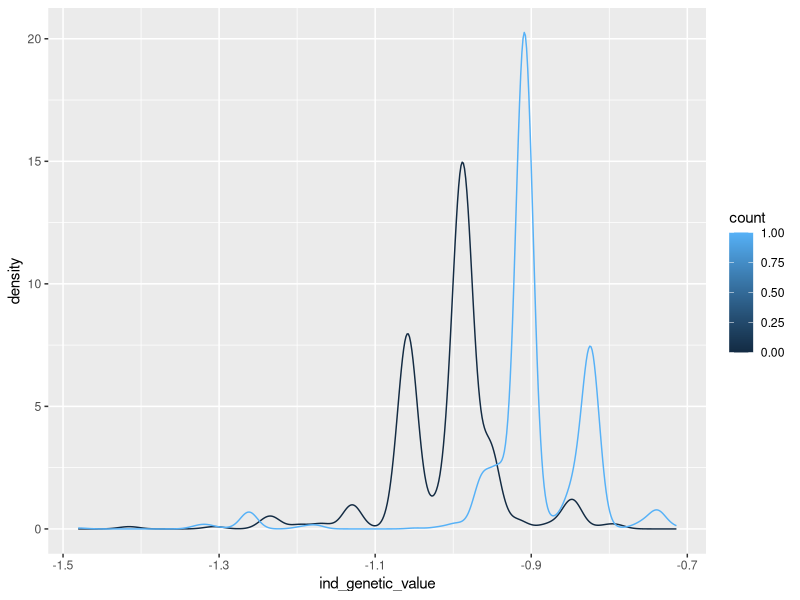
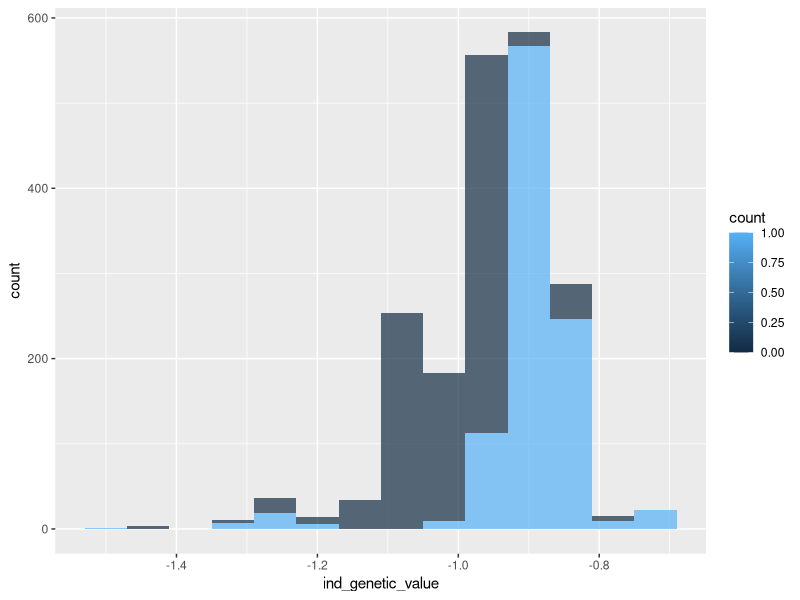
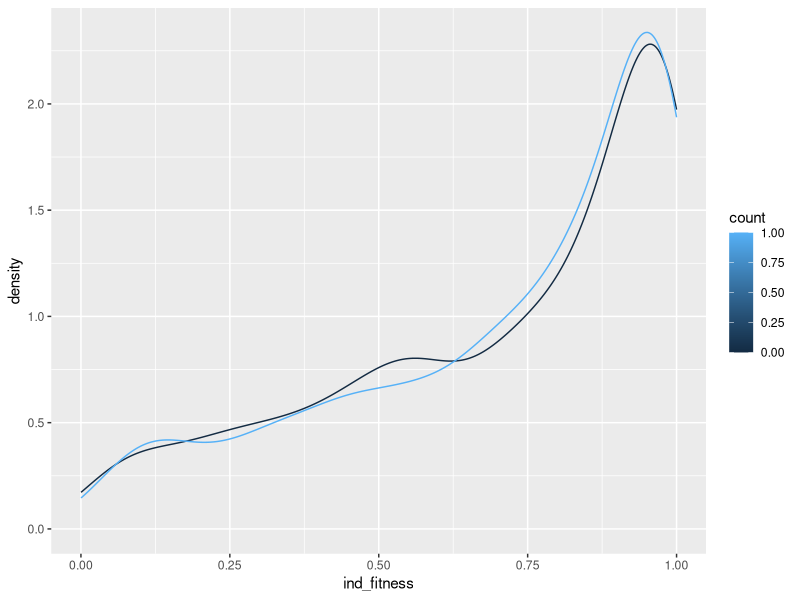
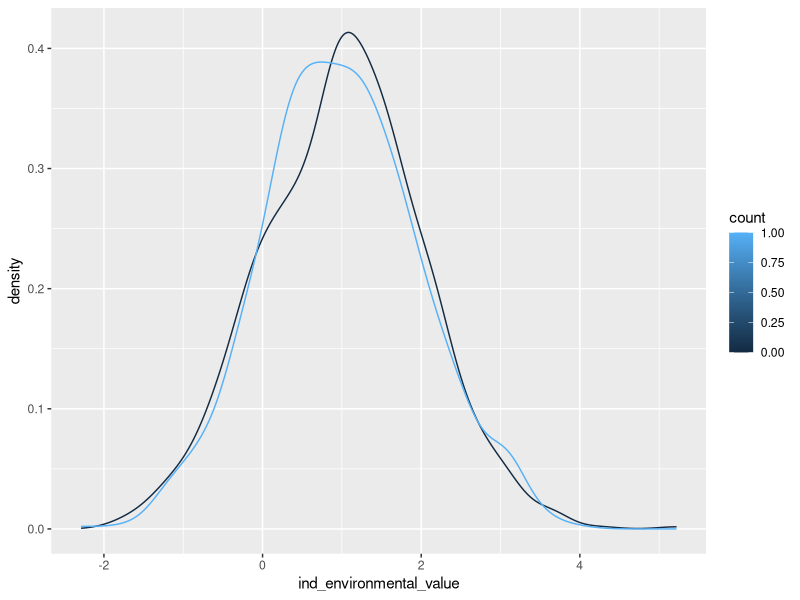
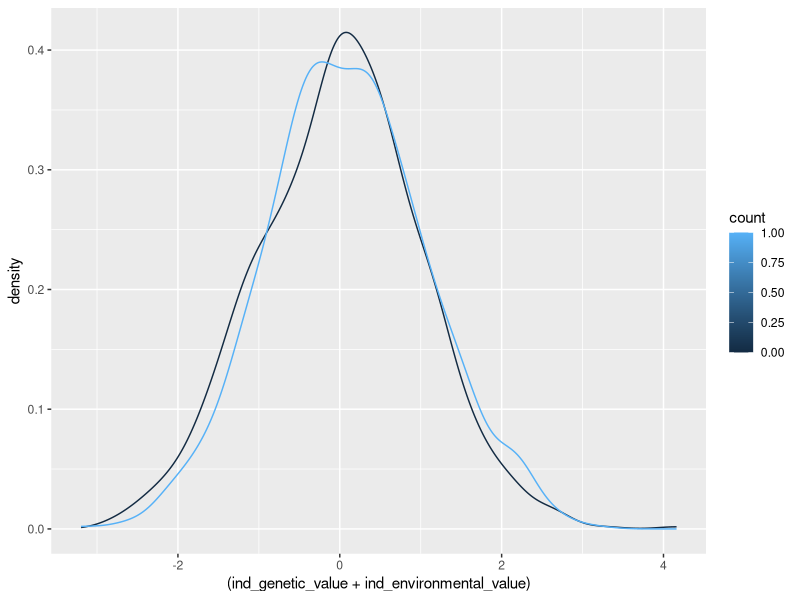
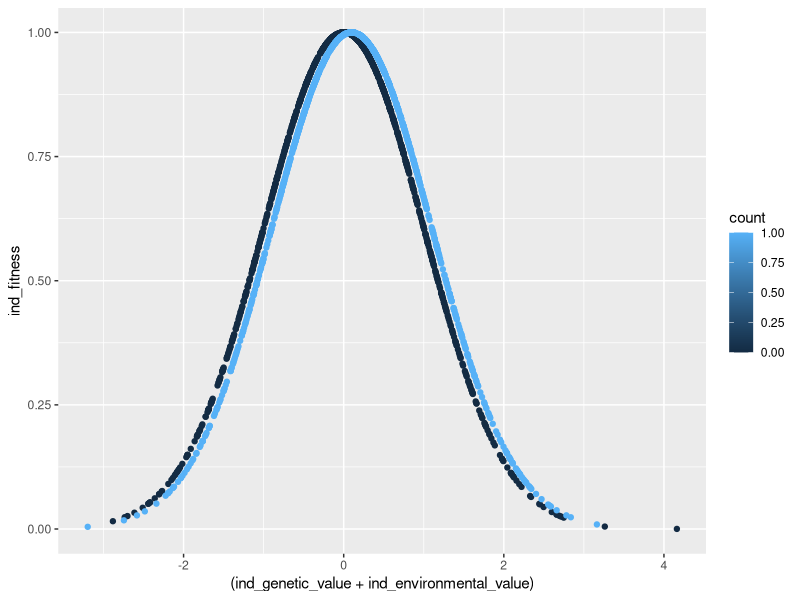
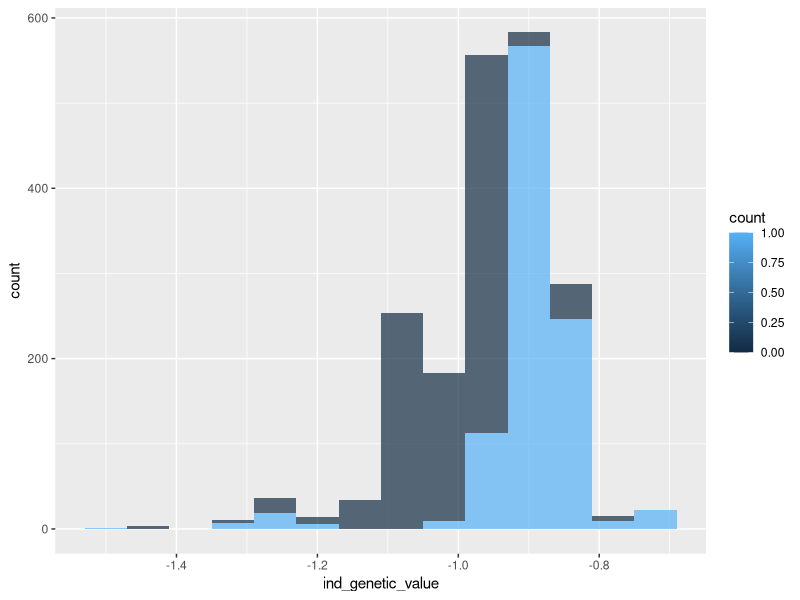

Write R code to recreate these figures, in order.
# will need to check and change working
# directory if using the r console on vscode.





# setwd("/home/paula/fwdpy11/polygenic_effect_sims/harpak_przeworski_scenarios")#of course, you don't want to have to change this for every machine you're running on.

# setting working directory to be whatever directory the file is in:
setwd(dirname(rstudioapi::getActiveDocumentContext()$path)) # https://stackoverflow.com/questions/3452086/getting-path-of-an-r-script/35842176#35842176


metadata <- read.table("harpak_przeworski.txt", header = TRUE, sep = "\t")
# tried fill = TRUE here, and while it
# does remove the scan error, it doesn't change that
# metadata, when called, shows as 'not found'

metadata

# plot(metadata$ind_genetic_value)
# install.packages("ggplot2")
library("ggplot2")
ggplot(metadata, aes(x = ind_genetic_value, group = count, color = count)) +
    geom_density()
ggplot(metadata, aes(x = ind_genetic_value, group = count, fill = count)) +
    geom_histogram(alpha = 0.7, binwidth = 0.06)
ggplot(metadata, aes(x = ind_fitness, group = count, color = count)) +
    geom_density()

# ggplot(metadata, aes(x=ind_genetic_value, y=ind_fitness)) + geom_point()
# ggplot(metadata, aes(x=ind_phenotype, y=ind_fitness, group = count)) + geom_density()




library("dplyr")

ggplot(metadata, aes(x = ind_environmental_value, group = count, color = count)) +
    geom_density()
ggplot(metadata, aes(x = (ind_genetic_value + ind_environmental_value), group = count, color = count)) +
    geom_density()


ggplot(metadata, aes(x = (ind_genetic_value + ind_environmental_value), y = ind_fitness, color = count)) +
    geom_point()


ggplot(metadata, aes(x = ind_genetic_value, group = count, fill = count)) +
    geom_histogram(alpha = 0.7, binwidth = 0.06)
